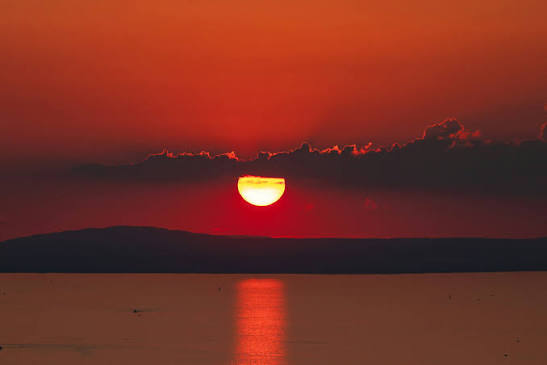
#> input picture images.jpeg, 547 x 365 px, given in place of bird.mp4, which was not available
$ python 'lab sheet 8.py'
#> lines starting #> are read from the running program, lines starting #| are printed output that depends on the picture; pictures that were not available may be replaced by others from this repository, and a replacement may not be noted
# EXPERIMENT NO. 8
# Application of Optical Flow for Real-Time Object Tracking and Motion Analysis

import cv2
import numpy as np
import matplotlib.pyplot as plt
import time
import os

# 1. IMPORT REQUIRED LIBRARIES AND LOAD/CAPTURE VIDEO

VIDEO_PATH = "bird.mp4"       # Change to 0 for webcam

cap = cv2.VideoCapture(VIDEO_PATH)

if not cap.isOpened():
    print("Error: Unable to open video.")
    exit()

fps = cap.get(cv2.CAP_PROP_FPS)
if fps <= 0:
    fps = 30.0

ret, first_frame = cap.read()
#> first_frame is the input picture: shape (365, 547, 3); mean B, G, R 36.2, 47.8, 119.4

if not ret:
    print("Error: Unable to read video.")
    cap.release()
    exit()

first_gray = cv2.cvtColor(first_frame, cv2.COLOR_BGR2GRAY)
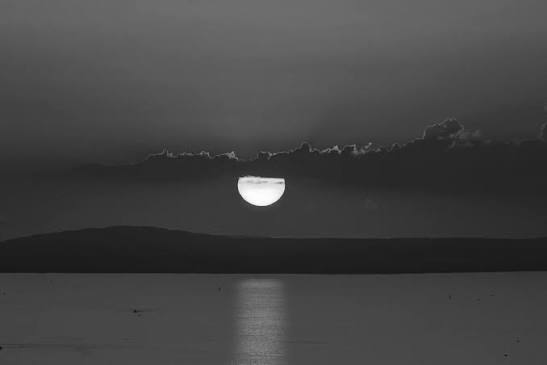
#> first_gray: shape (365, 547); min 17, max 254, mean 67.9

# 2. IDENTIFY MOVING OBJECT / SELECT FEATURE POINTS USING
#    SHI-TOMASI CORNER DETECTION


feature_params = {
    "maxCorners": 100,
    "qualityLevel": 0.3,
    "minDistance": 7,
    "blockSize": 7
}

p0 = cv2.goodFeaturesToTrack(
    first_gray,
    mask=None,
    **feature_params
)
#> p0 = [[282, 181], [240, 179], [335, 148]]

# 3. APPLY LUCAS-KANADE OPTICAL FLOW
#    TO TRACK SELECTED POINTS

lk_params = {
    "winSize": (15, 15),
    "maxLevel": 2,
    "criteria": (
        cv2.TERM_CRITERIA_EPS |
        cv2.TERM_CRITERIA_COUNT,
        10,
        0.03
    )
}

# 4. DRAW MOTION TRAJECTORIES AND DISPLACEMENT VECTORS

trajectory_mask = np.zeros_like(first_frame)
# 5. CALCULATE DIRECTION AND MAGNITUDE OF OBJECT MOTION
#    AND DISPLAY TRACKING RESULTS IN REAL TIME


prev_gray = first_gray.copy()

total_displacement = 0
frame_count = 0
motion_values = []
direction_values = []

while True:

    ret, frame = cap.read()

    if not ret:
        break

    gray = cv2.cvtColor(frame, cv2.COLOR_BGR2GRAY)

    # 3. Lucas-Kanade Optical Flow

    if p0 is not None and len(p0) > 0:

        p1, status, error = cv2.calcOpticalFlowPyrLK(
            prev_gray,
            gray,
            p0,
            None,
            **lk_params
        )
#> p1 = [[282, 181], [240, 179], [335, 148]]; status = [1, 1, 1]; error = [0, 0, 0]

        if p1 is not None:

            good_new = p1[status == 1]
#> good_new = [[282, 181], [240, 179], [335, 148]]
            good_old = p0[status == 1]
#> good_old = [[282, 181], [240, 179], [335, 148]]

            magnitudes = []
            directions = []

            # 4 & 5. TRAJECTORY, DISPLACEMENT, MAGNITUDE
            #       AND DIRECTION

            for new, old in zip(good_new, good_old):

                x_new, y_new = new.ravel()
                x_old, y_old = old.ravel()

                dx = x_new - x_old
                dy = y_new - y_old

                magnitude = np.sqrt(dx ** 2 + dy ** 2)
                direction = np.degrees(np.arctan2(dy, dx))

                magnitudes.append(magnitude)
                directions.append(direction)

                total_displacement += magnitude

                # Draw trajectory
                trajectory_mask = cv2.line(
                    trajectory_mask,
                    (int(x_old), int(y_old)),
                    (int(x_new), int(y_new)),
                    (0, 255, 0),
                    2
                )

                # Draw displacement vector
                frame = cv2.arrowedLine(
                    frame,
                    (int(x_old), int(y_old)),
                    (int(x_new), int(y_new)),
                    (0, 0, 255),
                    2,
                    tipLength=0.3
                )

                # Draw feature point
                frame = cv2.circle(
                    frame,
                    (int(x_new), int(y_new)),
                    4,
                    (255, 0, 0),
                    -1
                )
#> this loop made 3 passes
#> (x_new, y_new, x_old, y_old) on passes 1 to 3: (282, 181, 282, 181), (240, 179, 240, 179), (335, 148, 335, 148)
#> frame: shape (365, 547, 3); mean B, G, R 36.3, 47.7, 119.2
#> trajectory_mask: shape (365, 547, 3); mean of channels 0, 1, 2 0, 0, 0
#> after the loop, directions = [0, 0, 0]; magnitudes = [0, 0, 0]; total_displacement = 0

            # Average motion
            if len(magnitudes) > 0:

                avg_magnitude = np.mean(magnitudes)
#> avg_magnitude = 0
                avg_direction = np.mean(directions)
#> avg_direction = 0

                motion_values.append(avg_magnitude)
                direction_values.append(avg_direction)

                # 8. ESTIMATE OBJECT DISPLACEMENT AND
                #    TRAJECTORY-BASED MOTION PARAMETERS


                displacement_x = np.mean(
                    good_new[:, 0] - good_old[:, 0]
                )
#> displacement_x = 0

                displacement_y = np.mean(
                    good_new[:, 1] - good_old[:, 1]
                )
#> displacement_y = 0

                velocity = avg_magnitude * fps
#> velocity = 0

                cv2.putText(
                    frame,
                    f"Displacement: {avg_magnitude:.2f} pixels",
                    (10, 30),
                    cv2.FONT_HERSHEY_SIMPLEX,
                    0.6,
                    (0, 255, 255),
                    2
                )

                cv2.putText(
                    frame,
                    f"Direction: {avg_direction:.2f} deg",
                    (10, 60),
                    cv2.FONT_HERSHEY_SIMPLEX,
                    0.6,
                    (0, 255, 255),
                    2
                )

                cv2.putText(
                    frame,
                    f"Velocity: {velocity:.2f} pixels/sec",
                    (10, 90),
                    cv2.FONT_HERSHEY_SIMPLEX,
                    0.6,
                    (0, 255, 255),
                    2
                )

                cv2.putText(
                    frame,
                    f"dx: {displacement_x:.2f}, dy: {displacement_y:.2f}",
                    (10, 120),
                    cv2.FONT_HERSHEY_SIMPLEX,
                    0.6,
                    (0, 255, 255),
                    2
                )
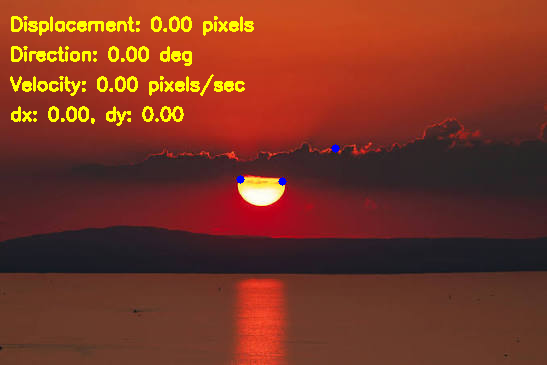
#> frame: shape (365, 547, 3); mean B, G, R 35.4, 53.4, 121.6

            # Update tracked points
            p0 = good_new.reshape(-1, 1, 2)

        else:
            p0 = None

    # Combine frame and trajectories
    output = cv2.add(frame, trajectory_mask)

    cv2.imshow(
        "Lucas-Kanade Optical Flow",
        output
    )

    # 7. REPEAT EXPERIMENT USING FARNEBACK DENSE OPTICAL FLOW
    #    AND COMPARE TRACKING PERFORMANCE
    flow = cv2.calcOpticalFlowFarneback(
        prev_gray,
        gray,
        None,
        0.5,
        3,
        15,
        3,
        5,
        1.2,
        0
    )

    flow_magnitude, flow_angle = cv2.cartToPolar(
        flow[..., 0],
        flow[..., 1]
    )
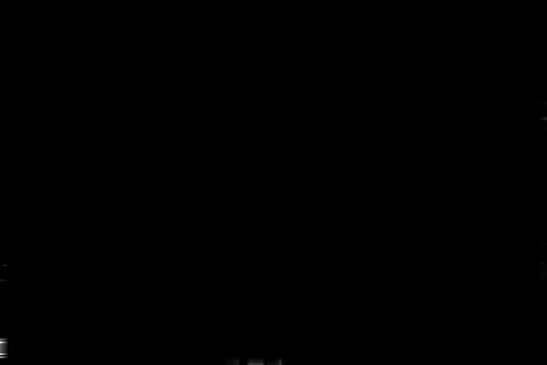
#> flow_magnitude: shape (365, 547) float32; min 0, max 0.0887, mean 3.49e-05; drawn with min black and max white
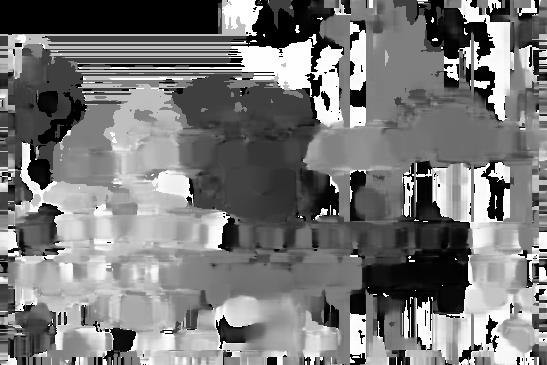
#> flow_angle: shape (365, 547) float32; min 0, max 6.28, mean 2.98; drawn with min black and max white

    # Create HSV representation of dense optical flow
    hsv = np.zeros_like(frame)
    hsv[..., 0] = flow_angle * 180 / np.pi / 2
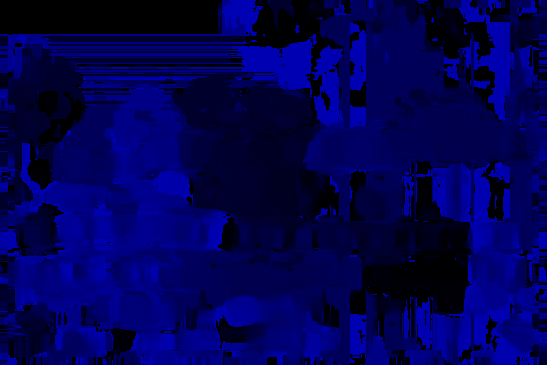
#> hsv: shape (365, 547, 3); mean of channels 0, 1, 2 84.8, 0, 0; drawn as B, G, R
    hsv[..., 1] = 255
    hsv[..., 2] = cv2.normalize(
        flow_magnitude,
        None,
        0,
        255,
        cv2.NORM_MINMAX
    )
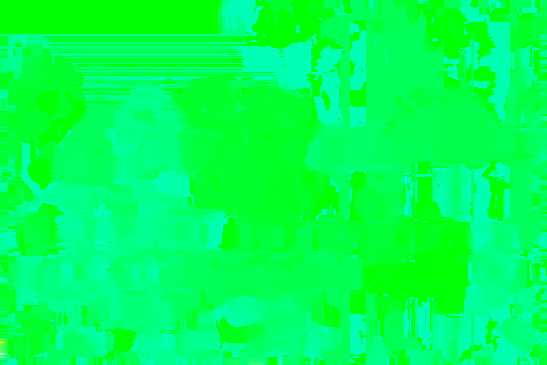
#> hsv: shape (365, 547, 3); mean of channels 0, 1, 2 84.8, 255, 0.1; drawn as B, G, R

    dense_flow = cv2.cvtColor(
        hsv,
        cv2.COLOR_HSV2BGR
    )

    cv2.imshow(
        "Farneback Dense Optical Flow",
        dense_flow
    )

    # 6. UPDATE FRAME FOR NEXT ITERATION

    prev_gray = gray.copy()

    frame_count += 1

    # 2. RE-DETECT FEATURES IF TRACKED POINTS ARE LOST

    if p0 is None or len(p0) < 10:

        p0 = cv2.goodFeaturesToTrack(
            gray,
            mask=None,
            **feature_params
        )

        # Start a new trajectory when features are re-detected
        trajectory_mask = np.zeros_like(frame)

    # Press ESC to stop
    if cv2.waitKey(1) & 0xFF == 27:
#> (key Esc is pressed here)
        break

# 8. MOTION ANALYSIS

if len(motion_values) > 0:

    average_displacement = np.mean(motion_values)
#> average_displacement = 0
    maximum_displacement = np.max(motion_values)
#> maximum_displacement = 0
    average_direction = np.mean(direction_values)
#> average_direction = 0

    total_time = frame_count / fps
    average_velocity = average_displacement * fps
#> average_velocity = 0

    print("\n========== MOTION ANALYSIS ==========")
    print(f"Total Frames         : {frame_count}")
    print(f"Video FPS             : {fps:.2f}")
    print(f"Total Time            : {total_time:.2f} seconds")
    print(f"Average Displacement  : {average_displacement:.2f} pixels/frame")
#| Average Displacement  : 0.00 pixels/frame
    print(f"Maximum Displacement  : {maximum_displacement:.2f} pixels/frame")
#| Maximum Displacement  : 0.00 pixels/frame
    print(f"Average Direction     : {average_direction:.2f} degrees")
#| Average Direction     : 0.00 degrees
    print(f"Average Velocity      : {average_velocity:.2f} pixels/second")
#| Average Velocity      : 0.00 pixels/second

# 9. CLOSE ALL OPENCV WINDOWS AFTER VIDEO ENDS

cap.release()

cv2.destroyAllWindows()

# Give OpenCV time to process window closing
cv2.waitKey(1)

# 10. DISPLAY MOTION GRAPHS


if len(motion_values) > 0:

    time_axis = np.arange(len(motion_values)) / fps
#> time_axis = [0]

    plt.figure(figsize=(10, 6))

    plt.subplot(2, 1, 1)
    plt.plot(time_axis, motion_values, color="blue")
    plt.title("Object Motion Magnitude")
    plt.xlabel("Time (seconds)")
    plt.ylabel("Magnitude (pixels/frame)")
    plt.grid()

    plt.subplot(2, 1, 2)
    plt.plot(time_axis, direction_values, color="red")
    plt.title("Object Motion Direction")
    plt.xlabel("Time (seconds)")
    plt.ylabel("Direction (degrees)")
    plt.grid()

    plt.tight_layout()
    plt.show()
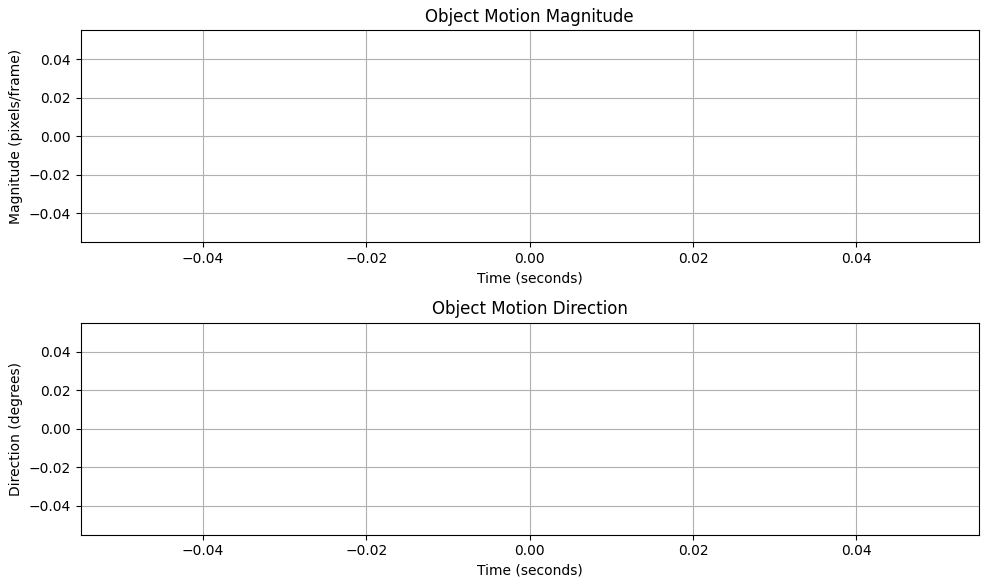
#> figure drawn by matplotlib, 2 panels

# PROGRAM FINISHED


print("\nProgram completed successfully.")

$ run again, on colourful.jpeg
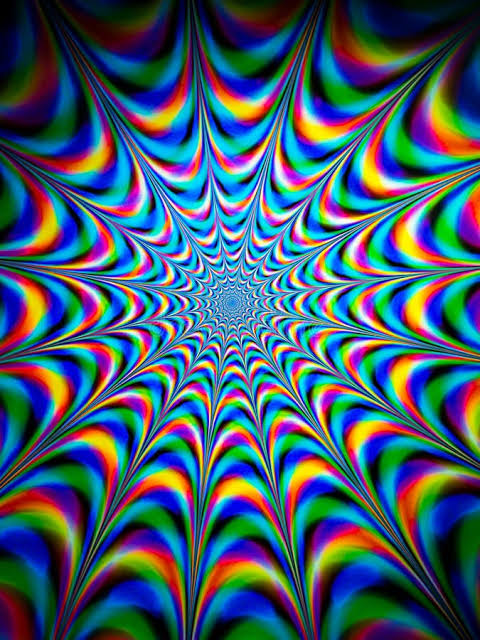
#> input picture colourful.jpeg, 480 x 640 px, given in place of bird.mp4, which was not available
#> first_frame is the input picture: shape (640, 480, 3); mean B, G, R 108.2, 90.2, 64.6
#> p0 = 25 rows, first 8: [227, 279], [212, 289], [255, 298], [246, 282], [208, 308], [252, 317], [219, 323], [236, 326]
#> p1 has the same summary as p0; status = 25 values from 1 to 1; error = 25 values from 0 to 0
#> good_new = 25 pairs, first value 196 to 268, second value 267 to 344
#> good_old has the same summary as good_new
#> the loop `for new, old in zip(good_new, good_old): ` made 25 passes
#> (x_new, y_new, x_old, y_old) on passes 1 to 8: (227, 279, 227, 279), (212, 289, 212, 289), (255, 298, 255, 298), (246, 282, 246, 282), (208, 308, 208, 308), (252, 317, 252, 317), (219, 323, 219, 323), (236, 326, 236, 326)
#> after the loop `for new, old in zip(good_new, good_old):`:
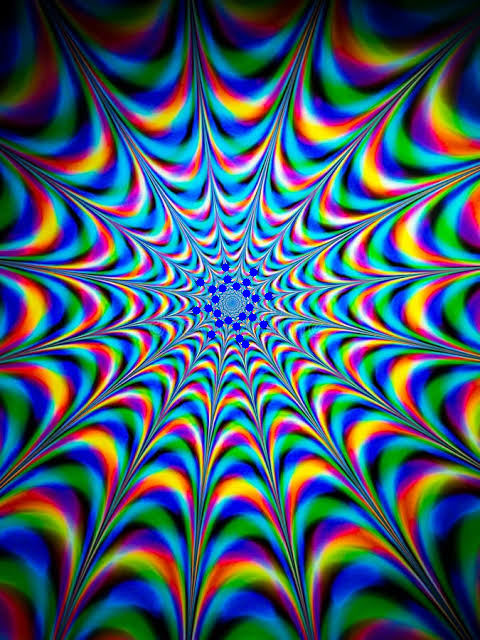
#> frame: shape (640, 480, 3); mean B, G, R 108.5, 89.6, 64.2
#> after the loop `for new, old in zip(good_new, good_old):`: directions = 25 values from 0 to 0; total_displacement = 0
#> `hsv[..., 2] = cv2.normalize( flow_magnitude, None, 0, 255, cv2.NORM_MI..`:
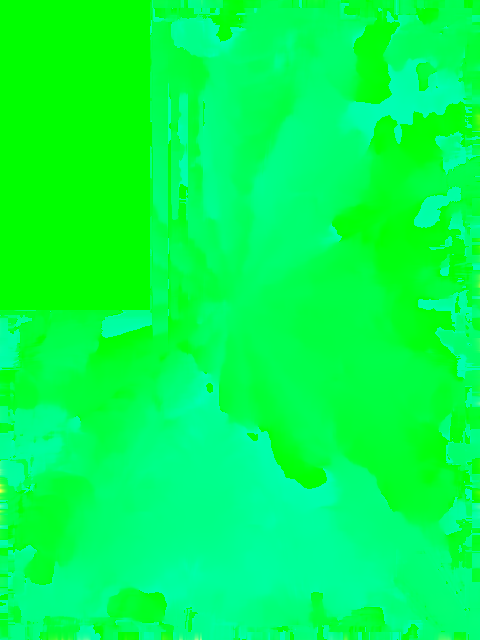
#> hsv: shape (640, 480, 3); mean of channels 0, 1, 2 78.9, 255, 0.2; drawn as B, G, R
#| Average Displacement  : 0.00 pixels/frame
#| Maximum Displacement  : 0.00 pixels/frame
#| Average Direction     : 0.00 degrees
#| Average Velocity      : 0.00 pixels/second
#> time_axis = [0]
